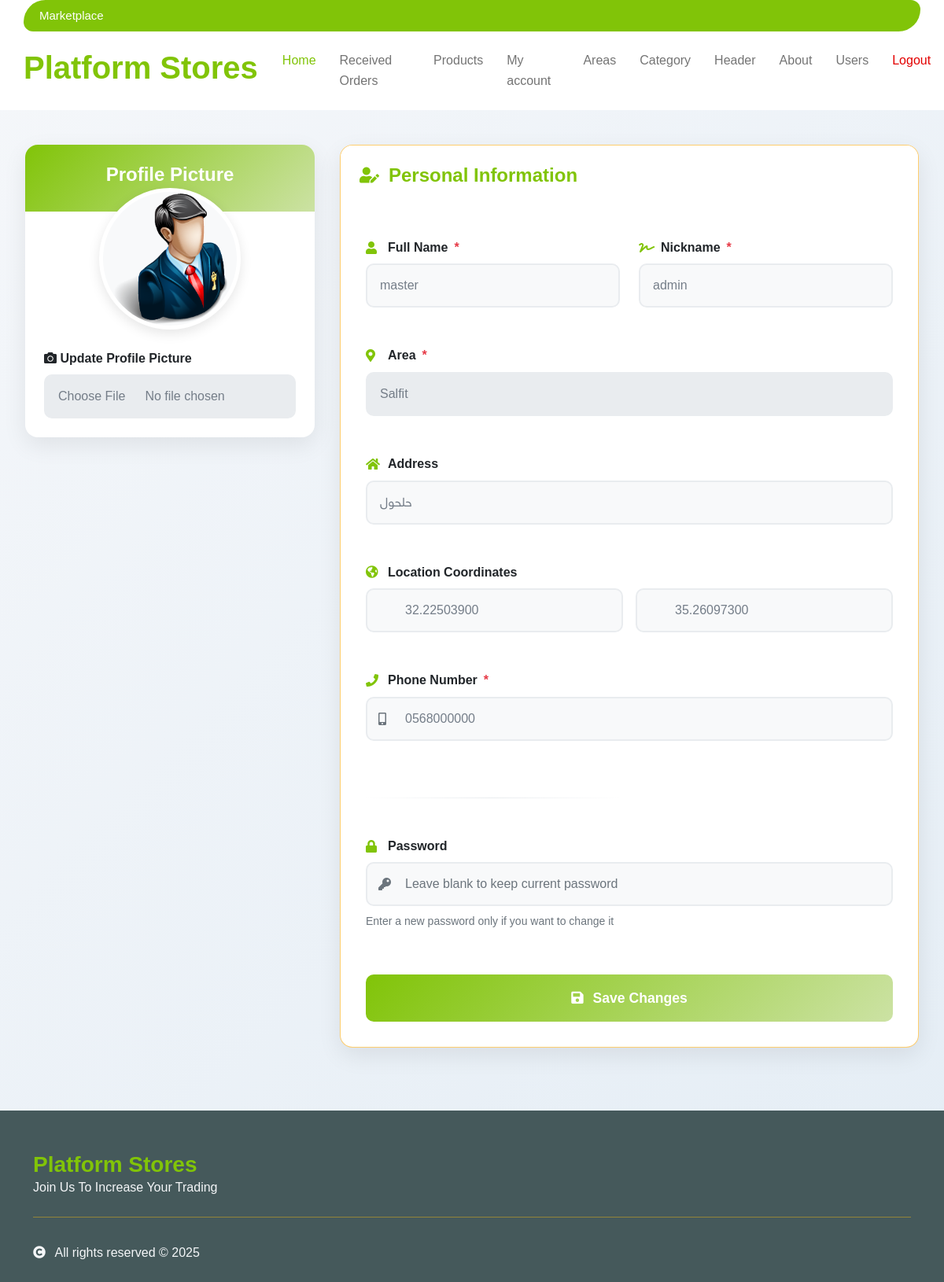
Screenshot of /my_account.php (signed in) with the database file from the repository.
### tables this page shows
CREATE TABLE `users` (
  `id` int NOT NULL,
  `fullname` varchar(15) DEFAULT NULL,
  `nickname` varchar(15) DEFAULT NULL,
  `img` varchar(55) DEFAULT NULL,
  `phone` varchar(20) DEFAULT NULL,
  `password` varchar(200) DEFAULT NULL,
  `area_id` int DEFAULT NULL,
  `address` text,
  `latitude` varchar(20) DEFAULT NULL,
  `longitude` varchar(20) DEFAULT NULL,
  `user_role_account` int NOT NULL DEFAULT '3' COMMENT '1.admin 2.seller 3.buyer',
  `is_canceled_row` tinyint(1) NOT NULL DEFAULT '0'
);

### my_account.php (the view, shortened to what this page needs)
<?php
include "header.php";
$sql = "SELECT * FROM users WHERE id = {$_SESSION['user_id']}";
$query = mysqli_query($connect, $sql);
$row = mysqli_fetch_array($query);
?>
</head>
<body>
    <div class="account-container">
        <div class="account-content">
            <div class="profile-card">
                <div class="profile-header">
                    <h2>Profile Picture</h2>
                </div>
                <div class="profile-img-container">
                    <?php if (!empty($row['img'])) { ?>
                        <img src="uploads/<?php echo $row['img']; ?>" class="profile-img" alt="Profile Picture">
                    <?php } else { ?>
                        <div class="profile-img-placeholder">
                            <i class="fas fa-user"></i>
                        </div>
                    <?php } ?>
                </div>
                <div class="profile-upload">
                    <label for="img-upload"><i class="fas fa-camera"></i> Update Profile Picture</label>
                    <input id="img-upload" name="img" type="file" class="form-control" accept="image/*">
                </div>
            </div>
            <div class="form-card">
                <div class="form-header">
                    <h2><i class="fas fa-user-edit"></i> Personal Information</h2>
                </div>
                <div class="form-body">
                    <div class="form-grid">
                        <div class="form-group">
                            <label class="form-label required">
                                <i class="fas fa-user"></i> Full Name
                            </label>
                            <input name="fullname" type="text" class="form-control" value="<?php echo $row['fullname']; ?>" required>
                        </div>
                        <div class="form-group">
                            <label class="form-label required">
                                <i class="fas fa-signature"></i> Nickname
                            </label>
                            <input name="nickname" type="text" class="form-control" value="<?php echo $row['nickname']; ?>" required>
                        </div>
                        <div class="form-group full-width">
                            <label class="form-label required">
                                <i class="fas fa-map-marker-alt"></i> Area
                            </label>
                            <select name="area_id" class="form-control" required>
                                <?php
                                $query_area = mysqli_query($connect, "SELECT * FROM area ORDER BY id DESC");
                                while ($row_area = mysqli_fetch_array($query_area)) {
                                    $selected = ($row['area_id'] == $row_area['id']) ? "selected" : "";
                                    echo "<option value='{$row_area['id']}' $selected>{$row_area['name']}</option>";
                                }
                                ?>
                            </select>
                        </div>
                        <div class="form-group full-width">
                            <label class="form-label">
                                <i class="fas fa-home"></i> Address
                            </label>
                            <input name="address" type="text" class="form-control" placeholder="Street, Building, Apartment" value="<?php echo $row['address']; ?>">
                        </div>
                        <div class="form-group full-width">
                            <label class="form-label">
                                <i class="fas fa-globe-americas"></i> Location Coordinates
                            </label>
                            <div class="location-fields">
                                <div class="input-with-icon">
                                    <input name="latitude" type="text" class="form-control" placeholder="Latitude" value="<?php echo $row['latitude']; ?>">
                                </div>
                                <div class="input-with-icon">
                                    <input name="longitude" type="text" class="form-control" placeholder="Longitude" value="<?php echo $row['longitude']; ?>">
                                </div>
                            </div>
                        </div>
                        <div class="form-group full-width">
                            <label class="form-label required">
                                <i class="fas fa-phone"></i> Phone Number
                            </label>
                            <div class="input-with-icon">
                                <i class="fas fa-mobile-alt"></i>
                                <input name="phone" type="tel" class="form-control" value="<?php echo $row['phone']; ?>" required>
                            </div>
                        </div>
                        <div class="divider"></div>
                        <div class="form-group full-width">
                            <label class="form-label">
                                <i class="fas fa-lock"></i> Password
                            </label>
                            <div class="input-with-icon">
                                <i class="fas fa-key"></i>
                                <input name="password" type="password" class="form-control" autocomplete="new-password" placeholder="Leave blank to keep current password">
                            </div>
                            <p class="password-note">Enter a new password only if you want to change it</p>
                        </div>
                    </div>
                    <button type="button" class="btn-save" onclick="save_info(this);">
                        <i class="fas fa-save"></i> Save Changes
                    </button>
                </div>
            </div>
        </div>
    </div>
    <?php include "footer.php"; ?>

### my_account.php (style rules this page uses)
:root { --primary: #81c408; --secondary: #cce2a4; --success: #4cc9f0; --light: #f8f9fa; --dark: #212529; --accent: #7209b7; --gray: #6c757d; --border-radius: 16px; --shadow: 0 10px 30px rgba(0, 0, 0, 0.08); --transition: all 0.3s cubic-bezier(0.25, 0.8, 0.25, 1); }
* { margin: 0; padding: 0; box-sizing: border-box; }
body { font-family: 'Segoe UI', system-ui, -apple-system, sans-serif; background: linear-gradient(135deg, #f5f7fa 0%, #e4edf5 100%); color: var(--dark); line-height: 1.6; min-height: 100vh; }
.account-container { max-width: 1200px; margin: 0 auto; padding: 2rem; }
.account-content { display: grid; grid-template-columns: 1fr 2fr; gap: 2rem; }
.profile-card { background: white; border-radius: var(--border-radius); box-shadow: var(--shadow); overflow: hidden; transition: var(--transition); height: fit-content; }
.profile-header { background: linear-gradient(135deg, var(--primary), var(--secondary)); color: white; padding: 1.5rem; text-align: center; }
.profile-header h2 { font-size: 1.5rem; font-weight: 600; margin-bottom: 0.5rem; color:#fff; }
.profile-img-container { width: 180px; height: 180px; margin: -30px auto 1.5rem; position: relative; border-radius: 50%; border: 5px solid white; box-shadow: 0 5px 15px rgba(0, 0, 0, 0.1); overflow: hidden; background: var(--light); }
.profile-img { width: 100%; height: 100%; object-fit: cover; transition: var(--transition); }
.profile-upload { padding: 0 1.5rem 1.5rem; }
.profile-upload label { display: block; margin-bottom: 0.5rem; font-weight: 600; }
.form-card { background: white; border-radius: var(--border-radius); box-shadow: var(--shadow); overflow: hidden; transition: var(--transition); border:1px solid #ffb524aa; }
.form-header { background:#fff; color: white; padding: 1.5rem; }
.form-header h2 { font-size: 1.5rem; font-weight: 600; display: flex; align-items: center; gap: 0.75rem; color: var(--primary); }
.form-header h2 i { font-size: 1.25rem; }
.form-body { padding: 2rem; }
.form-grid { display: grid; grid-template-columns: 1fr 1fr; gap: 1.5rem; }
.form-group { margin-bottom: 1.5rem; }
.form-group.full-width { grid-column: 1 / -1; }
.form-label { display: block; margin-bottom: 0.5rem; font-weight: 600; color: var(--dark); display: flex; align-items: center; gap: 0.5rem; }
.form-label i { color: var(--primary); width: 20px; }
.required::after { content: " *"; color: #e63946; }
.form-control { width: 100%; padding: 0.875rem 1rem; border: 2px solid #e9ecef; border-radius: 10px; font-size: 1rem; transition: var(--transition); background: #f8f9fa; }
.btn-save { background: linear-gradient(135deg, var(--primary), var(--secondary)); color: white; border: none; border-radius: 10px; padding: 1rem 2rem; font-size: 1.1rem; font-weight: 600; cursor: pointer; transition: var(--transition); display: flex; align-items: center; justify-content: center; gap: 0.75rem; width: 100%; margin-top: 1rem; }
.input-with-icon { position: relative; }
.input-with-icon i { position: absolute; left: 1rem; top: 50%; transform: translateY(-50%); color: var(--gray); }
.input-with-icon .form-control { padding-left: 3rem; }
.location-fields { display: grid; grid-template-columns: 1fr 1fr; gap: 1rem; }
.divider { height: 1px; background: linear-gradient(to right, transparent, #e9ecef, transparent); margin: 1.5rem 0; }
.password-note { font-size: 0.875rem; color: var(--gray); margin-top: 0.5rem; }

### rows the page displays
users: img (picture), fullname "master", nickname "admin", address "حلحول", latitude "32.22503900", longitude "35.26097300", phone "0568000000"

### other values shown
form field area_id "Salfit"
